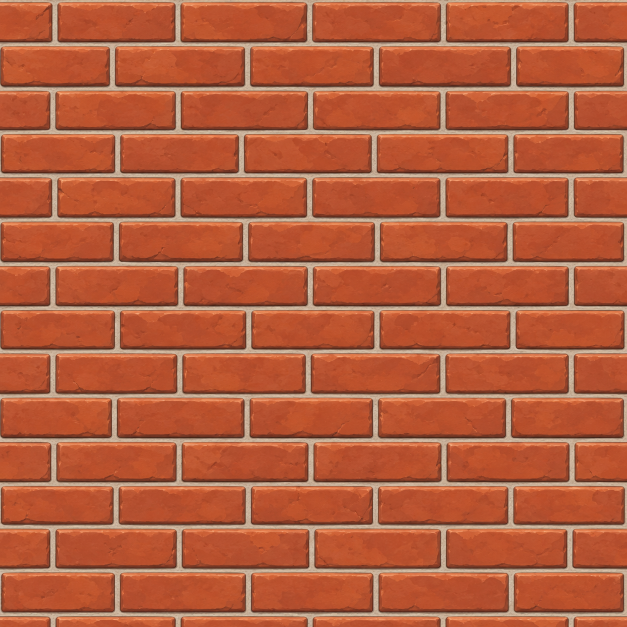
#> input picture assets/custom-stages/basic/brick/source.png, 1254 x 1254 px (shown at 1/2 size)
$ python encode_stage_art.py ../assets/custom-stages/basic/brick/source.png out.png
#> lines starting #> are read from the running program, lines starting #| are printed output that depends on the picture
"""Prepare painted stage artwork as native CMPR tiles (authoring only).

Requires Pillow and NumPy. The portable stage builder reads the encoded files
directly and has no image-library dependency. No artwork is generated here.
"""
import argparse
import hashlib
import json
from pathlib import Path


def encode_cmpr(image):
    import numpy as np
    a = np.asarray(image.convert('RGB'), dtype=np.float32)
    h, w, _ = a.shape
    if w % 8 or h % 8:
        raise ValueError('CMPR dimensions must be multiples of eight')
    blocks = a.reshape(h // 4, 4, w // 4, 4, 3).transpose(0, 2, 1, 3, 4).reshape(-1, 16, 3)
    lo, hi = blocks.min(1), blocks.max(1)
    # Fit the block's colour axis, then refine the two RGB565 endpoints.
    axis = hi - lo
    projection = (blocks * axis[:, None]).sum(2)
    rows = np.arange(len(blocks))
    hi, lo = blocks[rows, projection.argmax(1)], blocks[rows, projection.argmin(1)]

    def quantize(c):
        c = np.clip(c, 0, 255)
        r = np.rint(c[:, 0] * 31 / 255).astype(np.uint16)
        g = np.rint(c[:, 1] * 63 / 255).astype(np.uint16)
        b = np.rint(c[:, 2] * 31 / 255).astype(np.uint16)
        return r << 11 | g << 5 | b

    def decode(c):
        r, g, b = (c >> 11) & 31, (c >> 5) & 63, c & 31
        return np.stack([(r << 3) | (r >> 2), (g << 2) | (g >> 4), (b << 3) | (b >> 2)], 1).astype(np.float32)

    for iteration in range(3):
        q0, q1 = quantize(hi), quantize(lo)
        c0, c1 = np.maximum(q0, q1), np.minimum(q0, q1)
        p0, p1 = decode(c0), decode(c1)
        palette = np.stack([p0, p1, (5 * p0 + 3 * p1) / 8, (3 * p0 + 5 * p1) / 8], 1)
        indices = ((blocks[:, :, None, :] - palette[:, None, :, :]) ** 2).sum(3).argmin(2)
        if iteration == 2:
            break
        alpha = np.array([1, 0, 5 / 8, 3 / 8], dtype=np.float32)[indices]
        beta = 1 - alpha
        aa, bb, ab = (alpha * alpha).sum(1), (beta * beta).sum(1), (alpha * beta).sum(1)
        ax, bx = (blocks * alpha[:, :, None]).sum(1), (blocks * beta[:, :, None]).sum(1)
        determinant = aa * bb - ab * ab
        valid = determinant > 1e-5
        denominator = np.maximum(determinant, 1e-5)[:, None]
        hi = np.where(valid[:, None], (ax * bb[:, None] - bx * ab[:, None]) / denominator, p0)
        lo = np.where(valid[:, None], (bx * aa[:, None] - ax * ab[:, None]) / denominator, p1)
    encoded = np.empty((len(blocks), 8), dtype=np.uint8)
    encoded[:, 0], encoded[:, 1] = c0 >> 8, c0 & 255
    encoded[:, 2], encoded[:, 3] = c1 >> 8, c1 & 255
    indices = indices.reshape(-1, 4, 4)
    encoded[:, 4:] = (indices[:, :, 0] << 6) | (indices[:, :, 1] << 4) | (indices[:, :, 2] << 2) | indices[:, :, 3]
    # GX 8x8 tiles each contain TL, TR, BL, BR 4x4 blocks, big-endian rows.
    return encoded.reshape(h // 8, 2, w // 8, 2, 8).transpose(0, 2, 1, 3, 4).tobytes()


def main():
    from PIL import Image
    ap = argparse.ArgumentParser(description=__doc__)
    ap.add_argument('image', type=Path)
    ap.add_argument('output', type=Path)
    args = ap.parse_args()
    args.output.mkdir(parents=True, exist_ok=True)
    # Four hardware-sized tiles, preserving the source scene's world mapping.
    source = Image.open(args.image).convert('RGB')
#> source is the input picture: PIL image 1254x1254 RGB; mean R, G, B 180.8, 93.4, 61.4
    image = source.resize((2048, 2048), Image.Resampling.LANCZOS)
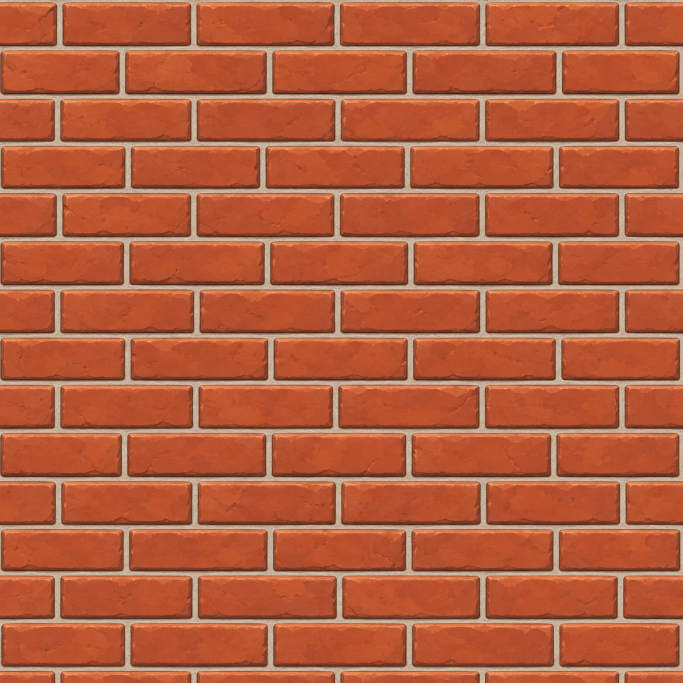
#> image: PIL image 2048x2048 RGB (shown at 1/3 size); mean R, G, B 180.8, 93.4, 61.4
    scene = {'format': 'GX_CMPR_1', 'size': [2048, 2048], 'bounds': [-310, 540, 310, -65],
             'sourceSha256': hashlib.sha256(args.image.read_bytes()).hexdigest(), 'tiles': []}
    previous=args.output/'scene.json'
    if previous.exists():
        tracing=json.loads(previous.read_text()).get('paintedFloors')
        if tracing:
            if tracing['sourceSha256']!=scene['sourceSha256']:raise ValueError('Re-trace the changed manor painting')
            scene['paintedFloors']=tracing
    for y in (0, 1024):
        for x in (0, 1024):
            data = encode_cmpr(image.crop((x, y, x + 1024, y + 1024)))
            name = f'scene-{y // 1024}-{x // 1024}.cmpr'
            (args.output / name).write_bytes(data)
            scene['tiles'].append({'file': name, 'rect': [x, y, 1024, 1024], 'sha256': hashlib.sha256(data).hexdigest()})
#> this loop made 2 passes
#> pass 1, in encode_cmpr, `a = np.asarray(image.convert('RGB'), dtype=np.float32)`:
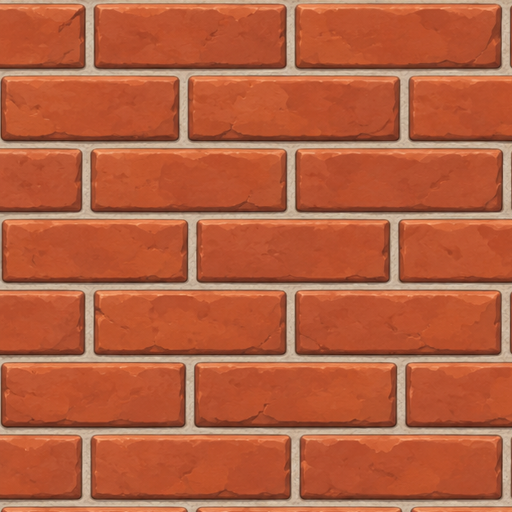
#> a: shape (1024, 1024, 3) float32 (shown at 1/2 size); mean R, G, B 181.2, 94.5, 62.4
#> pass 1, in encode_cmpr (call 2), `a = np.asarray(image.convert('RGB'), dtype=np.float32)`:
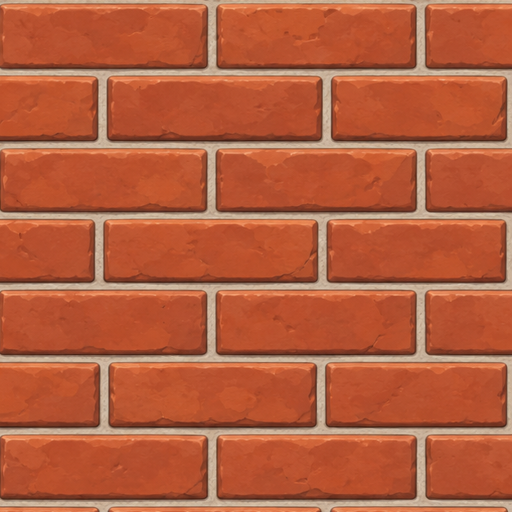
#> a: shape (1024, 1024, 3) float32 (shown at 1/2 size); mean R, G, B 180.8, 93.6, 61.7
#> pass 2, in encode_cmpr (call 3), `a = np.asarray(image.convert('RGB'), dtype=np.float32)`:
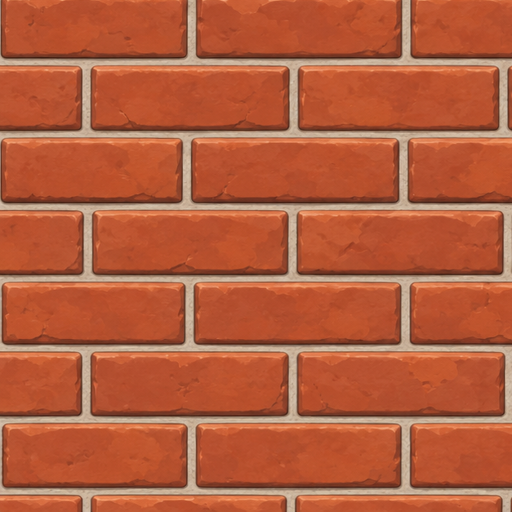
#> a: shape (1024, 1024, 3) float32 (shown at 1/2 size); mean R, G, B 180.5, 93, 61.1
#> pass 2, in encode_cmpr (call 4), `a = np.asarray(image.convert('RGB'), dtype=np.float32)`:
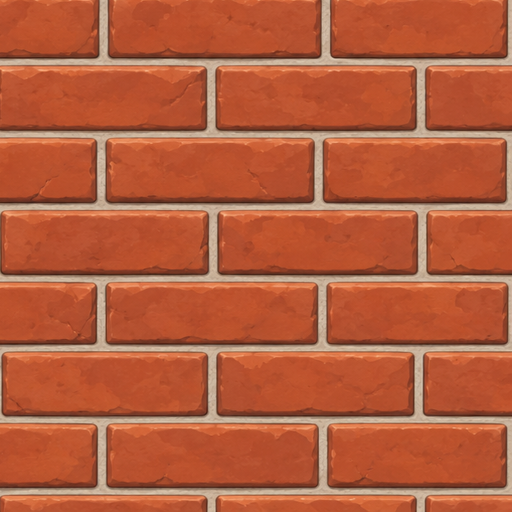
#> a: shape (1024, 1024, 3) float32 (shown at 1/2 size); mean R, G, B 180.8, 92.8, 60.6
    # Reuse the painting's carved ledge as a native sprite at each exact
    # collision position. Source coordinates are normalized to the original.
    crop = tuple(round(v * (source.width if i % 2 == 0 else source.height))
                 for i, v in enumerate((961 / 1269, 1053 / 1239, 1026 / 1269, 1070 / 1239)))
#> crop = (950, 1066, 1014, 1083)
    ledge = source.crop(crop).resize((128, 32), Image.Resampling.LANCZOS)
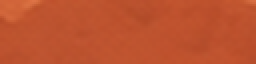
#> ledge: PIL image 128x32 RGB (shown 2 times larger); mean R, G, B 189.5, 82.7, 46.6
    data = encode_cmpr(ledge)
#> in encode_cmpr (call 5), `lo, hi = blocks.min(1), blocks.max(1)`: lo = 256 rows, first 8: [205, 97, 55], [209, 99, 57], [207, 99, 56], [204, 99, 56], [187, 82, 43], [187, 82, 44], [191, 80, 44], [191, 84, 45]; hi = 256 rows, first 8: [210, 103, 59], [211, 104, 59], [213, 106, 61], [220, 112, 67], [222, 115, 70], [204, 97, 54], [193, 86, 49], [194, 86, 49]
#> in encode_cmpr (call 5), `axis = hi - lo`: axis = 256 rows, first 8: [5, 6, 4], [2, 5, 2], [6, 7, 5], [16, 13, 11], [35, 33, 27], [17, 15, 10], [2, 6, 5], [3, 2, 4]
#> in encode_cmpr (call 5), `hi, lo = blocks[rows, projection.argmax(1)], blocks[rows, projection.a..`: lo = 256 rows, first 8: [205, 97, 55], [209, 99, 57], [207, 99, 56], [204, 99, 56], [187, 83, 43], [187, 82, 44], [191, 80, 44], [191, 84, 45]
    (args.output / 'ledge.cmpr').write_bytes(data)
    ledge.save(args.output / 'ledge.png')
    scene['ledge'] = {'file': 'ledge.cmpr', 'rect': [0, 0, 128, 32], 'sha256': hashlib.sha256(data).hexdigest()}
    (args.output / 'scene.json').write_text(json.dumps(scene, indent=2) + '\n')
    print('Encoded four 1024px CMPR tiles (2 MiB total).')


if __name__ == '__main__':
    main()
